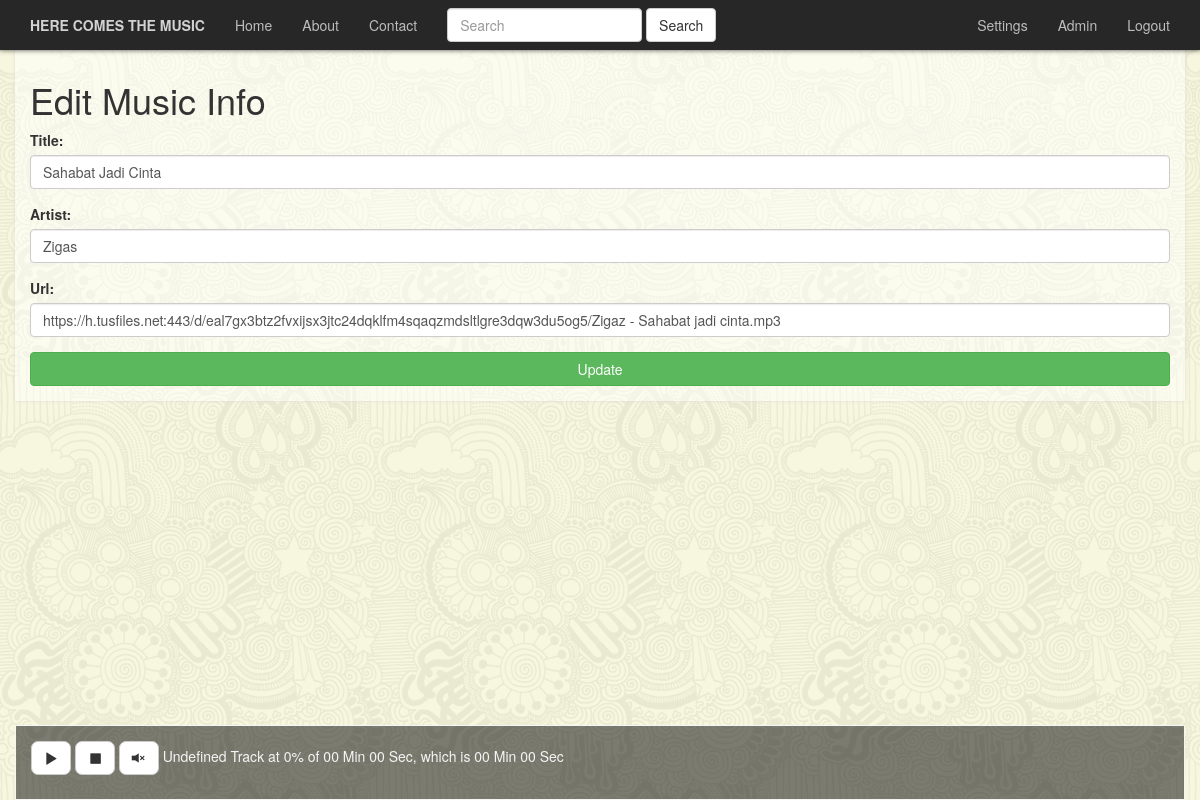
The app's page /update.php?id=40 (signed in) with its own data.
### tables this page shows
CREATE TABLE `songs` (
  `id` int(11) NOT NULL AUTO_INCREMENT,
  `title` varchar(100) NOT NULL,
  `artist` varchar(100) NOT NULL,
  `path` varchar(255) DEFAULT NULL,
  `owner` int(11) NOT NULL,
  PRIMARY KEY (`id`),
  KEY `owner` (`owner`)
);

### views/update.php (the view, shortened to what this page needs)
<h1>Edit Music Info</h1>
<form action="" method="POST">
<div class="form-group">
  <label for="ttl">Title:</label>
  <input type="text" class="form-control" id="ttl" name="title" value="<?=$row['title']?>" required>
</div>
<div class="form-group">
  <label for="artist">Artist:</label>
  <input type="text" class="form-control" id="artist" name="artist" value="<?=$row['artist']?>" required>
</div>
<div class="form-group">
  <label for="url">Url:</label>
  <input type="text" class="form-control" id="url" name="url" value="<?=$row['path']?>" required>
</div>
<div class="form-group">
   <button type="submit" name="update" class="btn btn-success btn-block" >Update</button>
</div>
</form>

### assets/css/my.css (style rules this page uses)
html { position: relative; min-height: 100%; }
body { margin-bottom: 60px; background: transparent url("../bgbg.png") repeat scroll 0% 0%; }

### records on screen
songs: title "Sahabat Jadi Cinta", artist "Zigas", url "https://h.tusfiles.net:443/d/eal7gx3btz2fvxijsx3jtc24dqklfm4sqaqzmdsltlgre3dqw3du5og5/Zigaz - Sahabat jadi cinta.mp3"

### other values on screen
$config['site_title'] "HERE COMES THE MUSIC"
